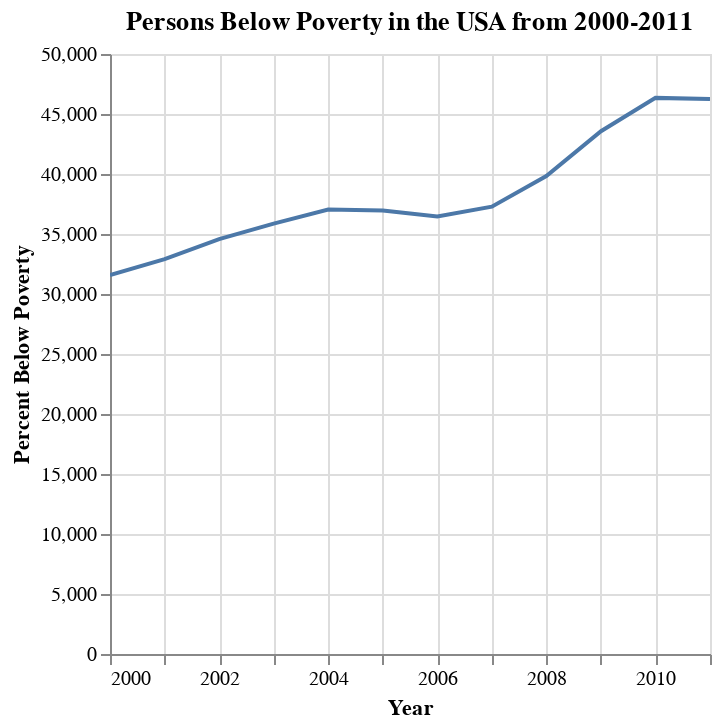

The code cell stored with this chart in its notebook:
### Code cell
import altair as alt
import pandas as pd

# Assuming you have already loaded the DataFrame 'df'

# Altair Line Chart with Tooltip
line_chart = alt.Chart(df).mark_line().encode(
    x='Year:T',
    y=alt.Y('Persons Below Poverty:Q', title='Percent Below Poverty'),
    tooltip=['Year:T', alt.Tooltip('Persons Below Poverty:Q', title='Persons Below Poverty')]
).properties(
    title='Persons Below Poverty in the USA from 2000-2011'
)

# Show the interactive line chart
line_chart.interactive()

### Figure 1 — Vega-Lite specification as saved in the notebook (floating-point values rounded to 4 significant figures)
{"config": {"view": {"continuousWidth": 300, "continuousHeight": 300}}, "data": {"name": "data-0f7d5f1baeefaa866ddccdcc414fcd51"}, "mark": {"type": "line"}, "encoding": {"tooltip": [{"field": "Year", "type": "temporal"}, {"field": "Persons Below Poverty", "title": "Persons Below Poverty", "type": "quantitative"}], "x": {"field": "Year", "type": "temporal"}, "y": {"field": "Persons Below Poverty", "title": "Percent Below Poverty", "type": "quantitative"}}, "params": [{"name": "param_6", "select": {"type": "interval", "encodings": ["x", "y"]}, "bind": "scales"}], "title": "Persons Below Poverty in the USA from 2000-2011", "$schema": "https://vega.github.io/schema/vega-lite/v5.16.3.json", "datasets": {"data-0f7d5f1baeefaa866ddccdcc414fcd51": [{"Year": "2000", "Persons Below Poverty": 31581, "Percent Below Poverty": 11.3}, {"Year": "2001", "Persons Below Poverty": 32907, "Percent Below Poverty": 11.7}, {"Year": "2002", "Persons Below Poverty": 34570, "Percent Below Poverty": 12.1}, {"Year": "2003", "Persons Below Poverty": 35861, "Percent Below Poverty": 12.5}, {"Year": "2004", "Persons Below Poverty": 37040, "Percent Below Poverty": 12.7}, {"Year": "2005", "Persons Below Poverty": 36950, "Percent Below Poverty": 12.6}, {"Year": "2006", "Persons Below Poverty": 36460, "Percent Below Poverty": 12.3}, {"Year": "2007", "Persons Below Poverty": 37276, "Percent Below Poverty": 12.5}, {"Year": "2008", "Persons Below Poverty": 39829, "Percent Below Poverty": 13.2}, {"Year": "2009", "Persons Below Poverty": 43569, "Percent Below Poverty": 14.3}, {"Year": "2010", "Persons Below Poverty": 46343, "Percent Below Poverty": 15.1}, {"Year": "2011", "Persons Below Poverty": 46247, "Percent Below Poverty": 15.0}]}}
